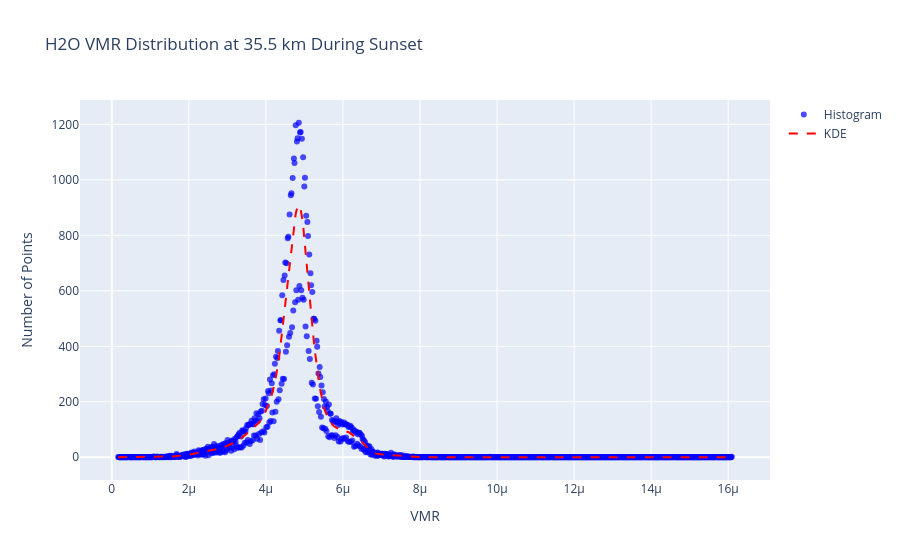

The notebook cell saved with this chart:
### Code cell
import plotly.graph_objects as go
import numpy as np
from scipy.stats import gaussian_kde

sunset_vmr = vmr_alt

# Compute histogram manually
bin_counts, bin_edges = np.histogram(sunset_vmr, bins=1000)

# Compute bin centers
bin_centers = (bin_edges[:-1] + bin_edges[1:]) / 2

# Compute KDE
kde = gaussian_kde(sunset_vmr)
x_vals = np.linspace(min(sunset_vmr), max(sunset_vmr), 1000)
kde_vals = kde(x_vals)

# Scale KDE to match histogram
kde_scaled = kde_vals * len(sunset_vmr) * (max(sunset_vmr) - min(sunset_vmr)) / 1000

# Create Plotly figure
fig = go.Figure()

# Add histogram as scatter points
fig.add_trace(go.Scatter(
    x=bin_centers,
    y=bin_counts,
    mode='markers',
    marker=dict(color='blue', opacity=0.7),
    name='Histogram'
))

# Add KDE line
fig.add_trace(go.Scatter(
    x=x_vals,
    y=kde_scaled,
    mode='lines',
    line=dict(dash='dash', color='red'),
    name='KDE'
))

# Labels and title
fig.update_layout(
    title="H2O VMR Distribution at 35.5 km During Sunset",
    xaxis_title="VMR",
    yaxis_title="Number of Points",
    hovermode="x",
)

# Show interactive plot
fig.show()

### Figure 1 — Plotly figure (JSON) as saved in the notebook; plotly's stock layout.template omitted (floating-point values rounded to 4 significant figures; data arrays with more than 128 entries replaced by an {"elided": "..."} marker saying what was removed)
{"data": [{"marker": {"color": "blue", "opacity": 0.7}, "mode": "markers", "name": "Histogram", "type": "scatter", "x": {"elided": "1000 float values"}, "y": {"elided": "1000 int values"}}, {"line": {"color": "red", "dash": "dash"}, "mode": "lines", "name": "KDE", "type": "scatter", "x": {"elided": "1000 float values"}, "y": {"elided": "1000 float values"}}], "layout": {"hovermode": "x", "title": {"text": "H2O VMR Distribution at 35.5 km During Sunset"}, "xaxis": {"title": {"text": "VMR"}}, "yaxis": {"title": {"text": "Number of Points"}}}}
